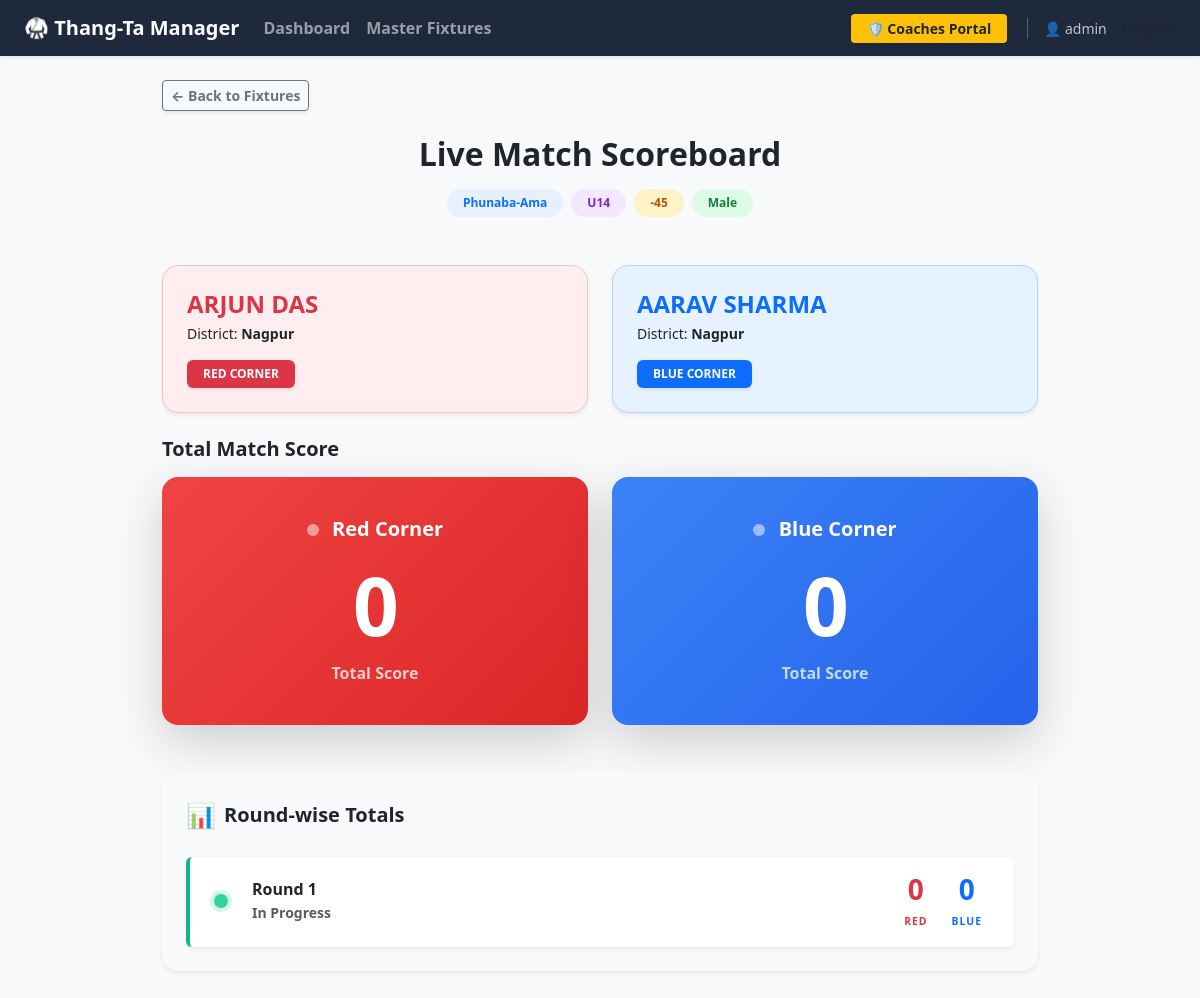
/match/148/summary/ (signed in), run on an earlier commit of the app's database.
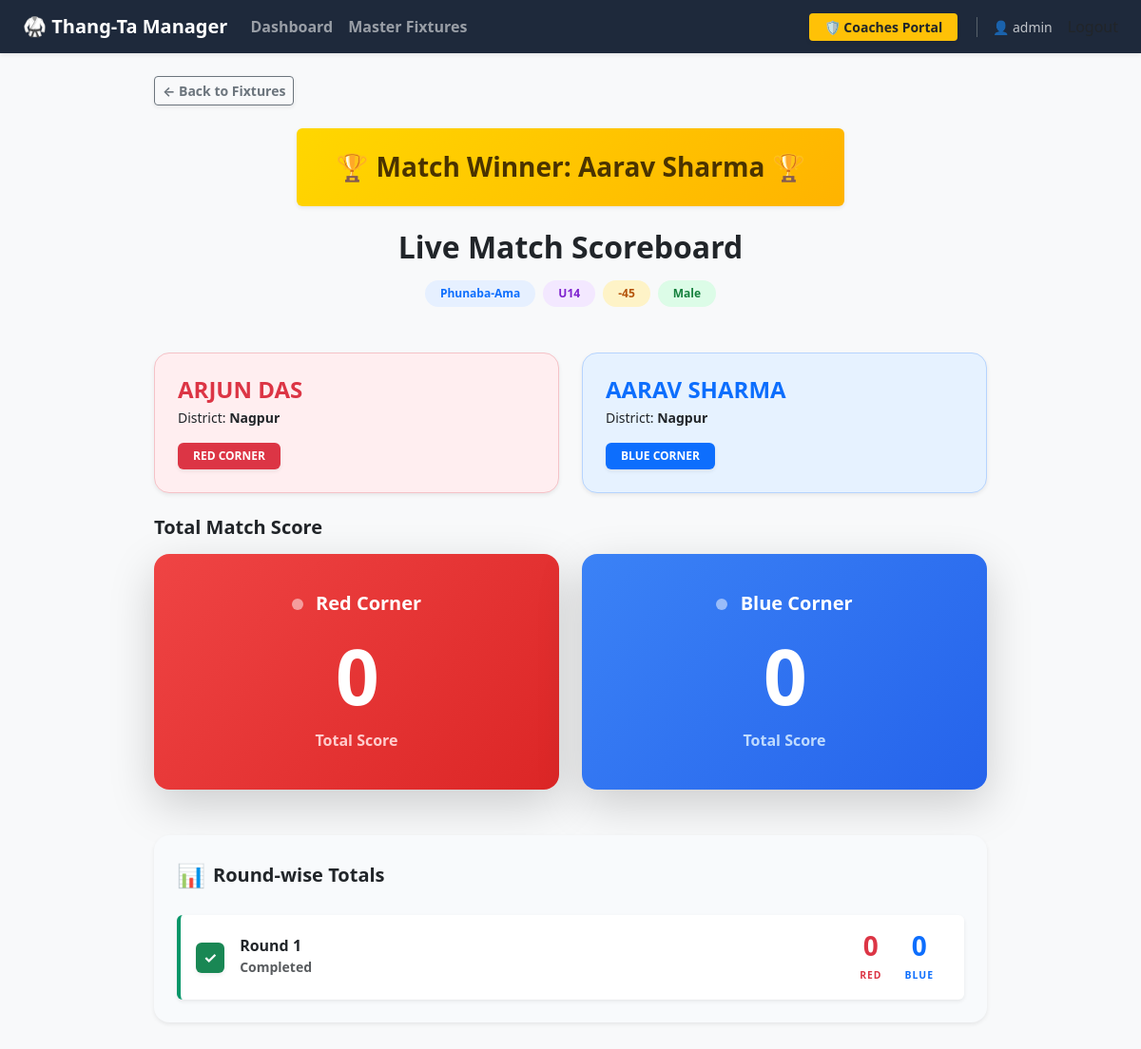
And on a later commit of the database.
### thangta/models.py (models this page shows, shortened)
class Match(models.Model):
    tournament = models.ForeignKey(Tournament, on_delete=models.CASCADE)
    event_type = models.CharField(max_length=50)
    age_category = models.CharField(max_length=3)
    weight_category = models.CharField(max_length=4)
    gender = models.CharField(max_length=10)
    is_active = models.BooleanField(default=False)
    is_completed = models.BooleanField(default=False)
    round_number = models.IntegerField(default=1)
    current_round = models.IntegerField(default=1) # Tracks Round 1, Round 2, or 3 (Tie Breaker)
    current_sub_round = models.IntegerField(default=1)
    match_sequence = models.IntegerField(help_text="Order of the match in this round")
    current_sub_round = models.IntegerField(default=1)
    active_scorers = models.ManyToManyField(CustomUser, blank=True, related_name='scoring_matches')
    ring_number = models.IntegerField(default=1)
    participant_red = models.ForeignKey(Participant, related_name='matches_as_red', on_delete=models.CASCADE)
    participant_blue = models.ForeignKey(Participant, related_name='matches_as_blue', on_delete=models.CASCADE, null=True, blank=True)
    winner = models.ForeignKey(Participant, related_name='matches_won', on_delete=models.SET_NULL, null=True, blank=True)
    round_1_red = models.IntegerField(default=0)
    round_1_blue = models.IntegerField(default=0)
    round_2_red = models.IntegerField(default=0)
    round_2_blue = models.IntegerField(default=0)
    round_3_red = models.IntegerField(default=0)
    round_3_blue = models.IntegerField(default=0)
    @property
    def grand_total_red(self):
        total = (self.round_1_red or 0) + (self.round_2_red or 0) + (self.round_3_red or 0)
        return max(0, total)
    @property
    def grand_total_blue(self):
        total = (self.round_1_blue or 0) + (self.round_2_blue or 0) + (self.round_3_blue or 0)
        return max(0, total)

class Participant(models.Model):
    class GenderChoices(models.TextChoices):
        MALE = 'Male', 'Male'
        FEMALE = 'Female', 'Female'
    class EventTypeChoices(models.TextChoices):
        PHUNABA_AMA = 'Phunaba-Ama', 'Phunaba-Ama'
        PHUNABA_ANISHUBA = 'Phunaba-Anishuba', 'Phunaba-Anishuba'
    class AgeCategory(models.TextChoices):
        UNDER_14 = 'U14', 'Under 14'
        UNDER_18 = 'U18', 'Under 18'
        OVER_18 = 'O18', 'Over 18'
    class WeightCategory(models.TextChoices):
        MINUS_21 = '-21', '-21 Kg'
        MINUS_25 = '-25', '-25 Kg'
        MINUS_29 = '-29', '-29 Kg'
        MINUS_33 = '-33', '-33 Kg'
        MINUS_37 = '-37', '-37 Kg'
        MINUS_40 = '-40', '-40 Kg'
        MINUS_41 = '-41', '-41 Kg'
        MINUS_44 = '-44', '-44 Kg'
        MINUS_45 = '-45', '-45 Kg'
        MINUS_49 = '-49', '-49 Kg'
        MINUS_52 = '-52', '-52 Kg'
        MINUS_53 = '-53', '-53 Kg'
        MINUS_56 = '-56', '-56 Kg'
        MINUS_75 = '-75', '-75 Kg'
        PLUS_53 = '+53', '+53 Kg'
    tournament = models.ForeignKey(
        Tournament,
        on_delete=models.CASCADE,
        related_name='participants',
        null=True, blank=True
    )
    name = models.CharField(max_length=200, null=True, blank=True)
    actual_age = models.IntegerField(null=True, blank=True, help_text="Age in numbers")
    date_of_birth = models.DateField(null=True, blank=True) # Add this!
    age = models.IntegerField(default = 0)
    gender = models.CharField(max_length=10, choices=GenderChoices.choices, null=True, blank=True)
    contact = models.CharField(max_length=15, null=True, blank=True)
    district = models.CharField(max_length=100)
    district_code = models.CharField(max_length=20)
    event_type = models.CharField(max_length=50, choices=EventTypeChoices.choices, null=True, blank=True)
    age_category = models.CharField(
        max_length=3,
        choices=AgeCategory.choices,
        help_text="Select the participant's age group."
    )
    weight_category = models.CharField(
        max_length=4,
        choices=WeightCategory.choices,
        help_text="Select the participant's weight class."
    )

### thangta/views.py (the view)
# urls.py: path('match/<int:match_id>/summary/', match_summary, name='match-summary'),
@admin_required
def match_summary(request, match_id):
    match = get_object_or_404(Match, id=match_id)
    return render(request, 'match_scoreboard.html', {
        'match': match
    })

### thangta/permissions.py (called while the page is built)
def admin_required(view_func):
    @wraps(view_func)
    def _wrapped_view(request, *args, **kwargs):
        if not request.user.is_authenticated or request.user.role != 'ADMIN':
            raise PermissionDenied  # Triggers a 403 Forbidden error
        return view_func(request, *args, **kwargs)
    return _wrapped_view

### thangta/templates/match_scoreboard.html (shortened to what the changed rows need)
<!DOCTYPE html>
<html lang="en">
<head>
    <link href="https://cdn.jsdelivr.net/npm/bootstrap@5.3.0/dist/css/bootstrap.min.css" rel="stylesheet">
</head>
<body class="bg-light pb-5">
    <div class="container mt-4" style="max-width: 900px;">
        <div class="text-center mb-5">
            {% if match.is_completed and match.winner %}
            <div class="row justify-content-center mt-4 mb-2">
                <div class="col-md-8 text-center">
                    <div class="alert shadow-sm border-0" style="background: linear-gradient(135deg, #ffd700 0%, #ffb300 100%); color: #4a3300;">
                        <h3 class="fw-bold m-0 py-2">
                            🏆 Match Winner: {{ match.winner.name }} 🏆
                        </h3>
                    </div>
                </div>
            </div>
            {% endif %}
            <h2 class="fw-bold text-dark mb-3">Live Match Scoreboard</h2>
            <div class="d-flex justify-content-center flex-wrap gap-2">
                <span class="badge rounded-pill pill-blue px-3 py-2 fw-bold">{{ match.event_type }}</span>
                <span class="badge rounded-pill pill-purple px-3 py-2 fw-bold">{{ match.age_category }}</span>
                <span class="badge rounded-pill pill-yellow px-3 py-2 fw-bold">{{ match.weight_category }}</span>
                <span class="badge rounded-pill pill-green px-3 py-2 fw-bold">{{ match.gender }}</span>
            </div>
        </div>
        <div class="row g-4 mb-4">
            <div class="col-md-6">
                <div class="card h-100 bg-light-red rounded-4 shadow-sm">
                    <div class="card-body p-4">
                        <h4 class="fw-bold text-danger text-uppercase mb-1">{{ match.participant_red.name }}</h4>
                        <p class="text-dark small mb-3">District: <strong>{{ match.participant_red.district|default:"N/A" }}</strong></p>
                        <span class="badge bg-danger px-3 py-2 shadow-sm">RED CORNER</span>
                    </div>
                </div>
            </div>
            <div class="col-md-6">
                <div class="card h-100 bg-light-blue rounded-4 shadow-sm">
                    <div class="card-body p-4">
                        <h4 class="fw-bold text-primary text-uppercase mb-1">{{ match.participant_blue.name|default:"BYE" }}</h4>
                        <p class="text-dark small mb-3">District: <strong>{{ match.participant_blue.district|default:"N/A" }}</strong></p>
                        <span class="badge bg-primary px-3 py-2 shadow-sm">BLUE CORNER</span>
                    </div>
                </div>
            </div>
        </div>
        <div class="row g-4 mb-5">
            <div class="col-md-6">
                <div class="card border-0 shadow-lg text-white text-center py-4 grad-red rounded-4">
                    <div class="card-body">
                        <h5 class="fw-bold mb-3">
                            <span class="d-inline-block rounded-circle bg-white opacity-50 me-2" style="width: 12px; height: 12px;"></span>
                            Red Corner
                        </h5>
                       <h1 class="display-1 fw-bold mb-0" style="font-size: 5rem; letter-spacing: -2px;">{{ match.grand_total_red }}</h1>
                        <p class="mt-2 mb-0 fw-semibold" style="color: #ffcccc;">Total Score</p>
                    </div>
                </div>
            </div>
            <div class="col-md-6">
                <div class="card border-0 shadow-lg text-white text-center py-4 grad-blue rounded-4">
                    <div class="card-body">
                        <h5 class="fw-bold mb-3">
                            <span class="d-inline-block rounded-circle bg-white opacity-50 me-2" style="width: 12px; height: 12px;"></span>
                            Blue Corner
                        </h5>
                        <h1 class="display-1 fw-bold mb-0" style="font-size: 5rem; letter-spacing: -2px;">
                            {% if match.participant_blue %}
                                {{ match.grand_total_blue }}
                            {% else %}
                                -
                            {% endif %}
                        </h1>
                        <p class="mt-2 mb-0 fw-semibold" style="color: #bfdbfe;">
                            {% if match.participant_blue %}Total Score{% else %}BYE{% endif %}
                        </p>
                    </div>
                </div>
            </div>
        </div>
        <div class="card shadow-sm border-0 rounded-4" style="background-color: #f8fafc;">
            <div class="card-body p-4">
                <div class="d-flex flex-column gap-3">
                    {% if match.current_round >= 1 %}
                    <div class="card border-0 shadow-sm {% if match.current_round > 1 or match.is_completed %}round-card-done{% else %}round-card-active{% endif %}">
                        <div class="card-body d-flex justify-content-between align-items-center p-3">
                            <div class="d-flex align-items-center gap-3">
                                {% if match.current_round > 1 or match.is_completed %}
                                    <div class="bg-success text-white rounded px-2 py-1 shadow-sm fw-bold">✓</div>
                                {% else %}
                                    <div class="px-2 py-1"><span class="dot-pulse"></span></div>
                                {% endif %}
                                <div>
                                    <h6 class="fw-bold m-0 text-dark">Round 1</h6>
                                    <small class="text-muted fw-semibold">{% if match.current_round > 1 or match.is_completed %}Completed{% else %}In Progress{% endif %}</small>
                                </div>
                            </div>
                            <div class="d-flex gap-4 pe-3">
                                <div class="text-center">
                                    <h3 class="fw-bold text-danger m-0">{{ match.round_1_red|default:"0" }}</h3>
                                    <small class="text-danger fw-bold" style="font-size: 0.65rem; letter-spacing: 1px;">RED</small>
                                </div>
                                <div class="text-center">
                                    <h3 class="fw-bold text-primary m-0">{{ match.round_1_blue|default:"0" }}</h3>
                                    <small class="text-primary fw-bold" style="font-size: 0.65rem; letter-spacing: 1px;">BLUE</small>
                                </div>
                            </div>
                        </div>
                    </div>
                    {% endif %}
                </div>
            </div>
        </div>
    </div>
</body>
</html>

What changed in the data, as far as the page shows it:
changed Match "Phunaba-Ama": is_completed False → True (drawn); winner.name (not shown) → "Aarav Sharma"
Also different on the page:
text no longer shown: "In Progress"
text now shown: "🏆 Match Winner: 🏆 ✓ Completed"
